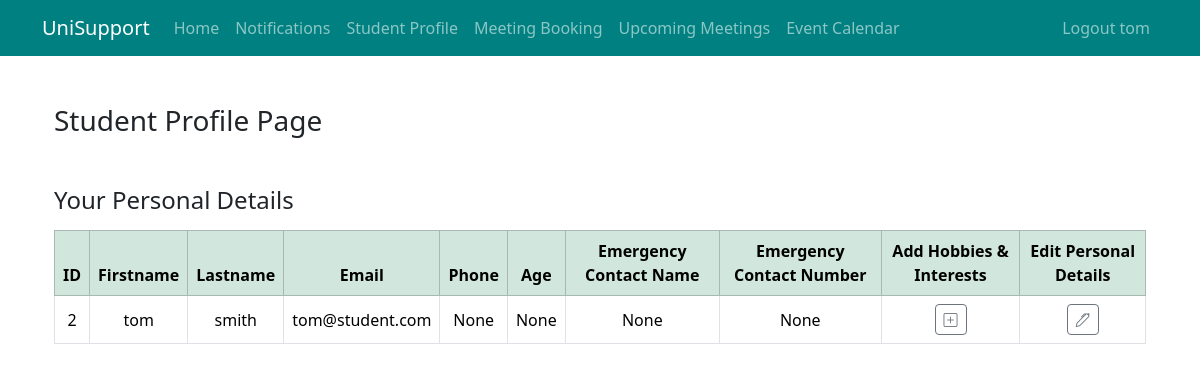
Page /student_profile/2 (signed in) on the earlier database version.
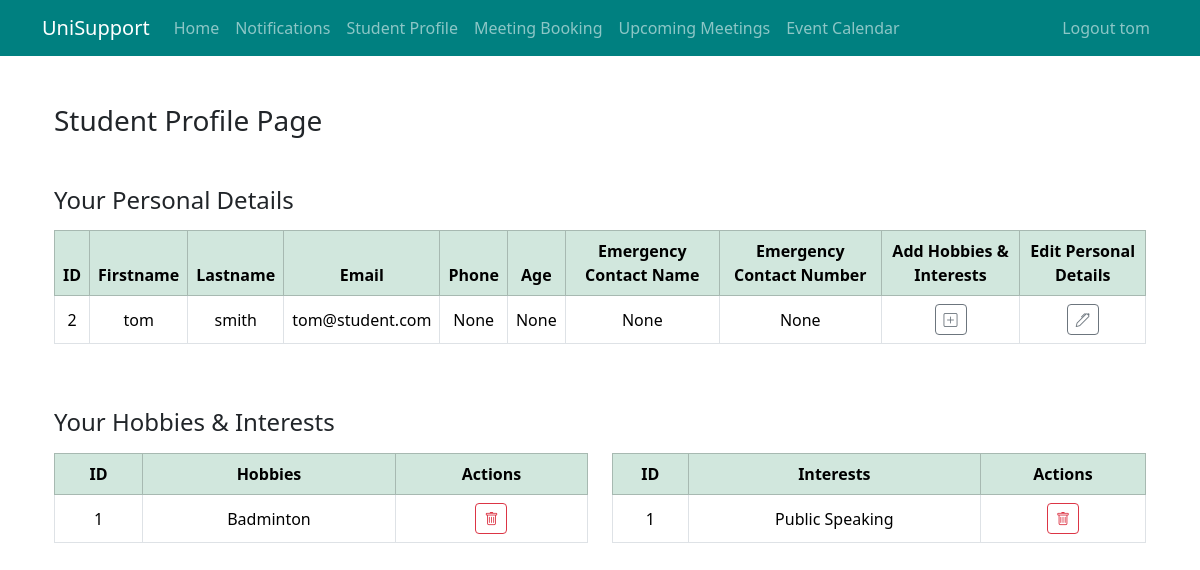
Same page on the later database version.
### app/models.py (models this page shows, shortened)
@dataclass
class User(UserMixin, db.Model):
    __tablename__ = 'users'
    id: so.Mapped[int] = so.mapped_column(primary_key=True)
    first_name: so.Mapped[str] = so.mapped_column(sa.String(64), index=True, unique=True)
    last_name: so.Mapped[str] = so.mapped_column(sa.String(64), index=True)
    email: so.Mapped[str] = so.mapped_column(sa.String(120), index=True, unique=True)
    password_hash: so.Mapped[Optional[str]] = so.mapped_column(sa.String(256))
    role: so.Mapped[str] = so.mapped_column(sa.String(10), default="Normal")
    phone: so.Mapped[Optional[str]] = so.mapped_column(sa.String(120), unique=True)
    age: so.Mapped[Optional[int]] = so.mapped_column()
    emergency_name: so.Mapped[Optional[str]] = so.mapped_column(sa.String(64))
    emergency_phone: so.Mapped[Optional[str]] = so.mapped_column(sa.String(120), unique=True)
    points: so.Mapped[int] = so.mapped_column(default=0)
    last_login_date: so.Mapped[datetime.datetime] = so.mapped_column(default=None, nullable=True)
    hobbies: so.Mapped[list['Hobbies']] = relationship(back_populates='user', cascade='all, delete-orphan')
    interests: so.Mapped[list['Interests']] = relationship(back_populates='user', cascade='all, delete-orphan')
    user_meeting: so.Mapped[list['Meeting']] = relationship(back_populates='user', foreign_keys='Meeting.user_id', cascade="all, delete-orphan")
    staff_meeting: so.Mapped[list['Meeting']] = relationship(back_populates='staff', foreign_keys='Meeting.staff_id', cascade="all, delete-orphan")
    notification: so.Mapped[list['Notification']] = relationship(back_populates='user', cascade="all,delete-orphan")

class Hobbies(db.Model):
    __tablename__ = 'hobbies'
    id: so.Mapped[int] = so.mapped_column(primary_key=True)
    hobbies: so.Mapped[str] = so.mapped_column(sa.String(120))
    user_id: so.Mapped[int] = mapped_column(ForeignKey('users.id'), index=True)
    user: so.Mapped['User'] = relationship(back_populates='hobbies')

class Interests(db.Model):
    __tablename__ = 'interests'
    id: so.Mapped[int] = so.mapped_column(primary_key=True)
    interests: so.Mapped[str] = so.mapped_column(sa.String(120))
    user_id: so.Mapped[int] = mapped_column(ForeignKey('users.id'), index=True)
    user: so.Mapped['User'] = relationship(back_populates='interests')

### app/views.py (the view, shortened to what this page needs)
@app.route('/student_profile/<int:studentID>', methods=['GET', 'POST'])
@login_required
def student_profile(studentID):
    form = AddHobbiesAndInterestsForm()
    choose_form = ChooseForm()
    edit_form = EditPersonalDetailsForm()
    q = db.select(User).where(User.id == studentID)
    student = db.session.scalars(q)
    q_hobby = db.select(Hobbies).where(Hobbies.user_id == studentID)
    student_hobby = db.session.scalars(q_hobby)
    hobbies_list = []
    for hobby in student_hobby:
        each_hobby = []
        each_hobby.append(hobby.id)
        each_hobby.append(hobby.hobbies)
        hobbies_list.append(each_hobby)
    q_interest = db.select(Interests).where(Interests.user_id == studentID)
    student_interest = db.session.scalars(q_interest)
    interests_list = []
    for interest in student_interest:
        each_interest = []
        each_interest.append(interest.id)
        each_interest.append(interest.interests)
        interests_list.append(each_interest)
    return render_template('student_profile.html', title='Student Profile', form=form, student=student,
                           choose_form=choose_form, edit_form=edit_form, student_id=str(studentID), hobbies_list=hobbies_list,
                           interests_list=interests_list)

### app/models.py (called while the page is built)
@login.user_loader
def load_user(id):
    return db.session.get(User, int(id))

### app/templates/student_profile.html (shortened to what this page needs)
{% extends "base.html" %}
{% import "bootstrap_wtf.html" as wtf %}
{% block content %}
<div class="container mt-5">
    <div class="mb-5">
        <h3 class="text-dark">Student Profile Page</h3>
    </div>
    <h4 class="mb-3">Your Personal Details</h4>
    <div class="table-responsive mb-5">
        <table class="table table-bordered text-center align-middle">
            <thead class="table-success">
                <tr>
                    <th>ID</th>
                    <th>Firstname</th>
                    <th>Lastname</th>
                    <th>Email</th>
                    <th>Phone</th>
                    <th>Age</th>
                    <th>Emergency Contact Name</th>
                    <th>Emergency Contact Number</th>
                    <th>Add Hobbies & Interests</th>
                    <th>Edit Personal Details</th>
                </tr>
            </thead>
            <tbody>
                {% for item in student %}
                <tr>
                    <td>{{ item.id }}</td>
                    <td>{{ item.first_name }}</td>
                    <td>{{ item.last_name }}</td>
                    <td>{{ item.email }}</td>
                    <td>{{ item.phone }}</td>
                    <td>{{ item.age }}</td>
                    <td>{{ item.emergency_name }}</td>
                    <td>{{ item.emergency_phone }}</td>
                    <td>
                        <form action="{{ url_for('student_profile', studentID=current_user.id) }}" method="post" class="d-inline">
                            <button class="btn btn-outline-secondary btn-sm" type="submit">
                                <i class="bi bi-plus-square"></i>
                            </button>
                        </form>
                    </td>
                    <td>
                        <form action="{{ url_for('edit_profile') }}" method="post" class="d-inline">
                            <button class="btn btn-outline-secondary btn-sm" type="submit">
                                <i class="bi bi-pen"></i>
                            </button>
                        </form>
                    </td>
                </tr>
                {% endfor %}
            </tbody>
        </table>
    </div>
    {% if hobbies_list and interests_list %}
        <h4 class="mb-3">Your Hobbies & Interests</h4>
    {% elif hobbies_list %}
        <h4 class="mb-3">Your Hobbies</h4>
    {% elif interests_list %}
        <h4 class="mb-3">Your Interests</h4>
    {% endif %}
    {% if hobbies_list or interests_list %}
    <div class="row mb-5">
        {% if hobbies_list %}
        <div class="col-lg-6">
            <div class="table-responsive">
                <table class="table table-bordered text-center align-middle">
                    <thead class="table-success">
                        <tr>
                            <th>ID</th>
                            <th>Hobbies</th>
                            <th>Actions</th>
                        </tr>
                    </thead>
                    <tbody>
                        {% for hobby in hobbies_list %}
                        <tr>
                            <td>{{ hobby[0] }}</td>
                            <td>{{ hobby[1] }}</td>
                            <td>
                                <form action="{{ url_for('student_profile', studentID=current_user.id) }}" method="post" class="d-inline">
                                    <button class="btn btn-outline-danger btn-sm" type="submit">
                                        <i class="bi bi-trash"></i>
                                    </button>
                                </form>
                            </td>
                        </tr>
                        {% endfor %}
                    </tbody>
                </table>
            </div>
        </div>
        {% endif %}
        {% if interests_list %}
        <div class="col-lg-6">
            <div class="table-responsive">
                <table class="table table-bordered text-center align-middle">
                    <thead class="table-success">
                        <tr>
                            <th>ID</th>
                            <th>Interests</th>
                            <th>Actions</th>
                        </tr>
                    </thead>
                    <tbody>
                        {% for interest in interests_list %}
                        <tr>
                            <td>{{ interest[0] }}</td>
                            <td>{{ interest[1] }}</td>
                            <td>
                                <form action="{{ url_for('student_profile', studentID=current_user.id) }}" method="post" class="d-inline">
                                    <button class="btn btn-outline-danger btn-sm" type="submit">
                                        <i class="bi bi-trash"></i>
                                    </button>
                                </form>
                            </td>
                        </tr>
                        {% endfor %}
                    </tbody>
                </table>
            </div>
        </div>
        {% endif %}
    </div>
    {% endif %}
</div>
{% endblock %}

### app/templates/base.html (shortened to what this page needs)
<!doctype html>
<html lang="en">
<head>
    <link
            href="https://cdn.jsdelivr.net/npm/bootstrap@5.3.3/dist/css/bootstrap.min.css"
            rel="stylesheet"
>
    <link rel="stylesheet" href="https://cdn.jsdelivr.net/npm/bootstrap-icons@1.11.3/font/bootstrap-icons.min.css">
</head>
<body>
<nav class="navbar navbar-expand-sm" style="background-color: teal;" data-bs-theme="dark">
    <div class="container">
        <a class="navbar-brand" href="{{ url_for('home') }}">UniSupport</a>
        <div class="collapse navbar-collapse" id="navbarSupportedContent">
            <ul class="navbar-nav me-auto mb-2 mb-lg-0">
                <li class="nav-item">
                    <a class="nav-link" aria-current="page" href="{{ url_for('home') }}">Home</a>
                </li>
                <li class="nav-item">
                    <a class="nav-link" aria-current="page" href="{{ url_for('notifications') }}">Notifications</a>
                </li>
                {% if not current_user.is_anonymous and current_user.role=='Student' %}
                <li class="nav-item">
                    <a class="nav-link" aria-current="page" href="{{ url_for('student_profile', studentID=current_user.id) }}">Student Profile</a>
                </li>
                <li class="nav-item">
                    <a class="nav-link" aria-current="page" href="{{ url_for('book_meeting') }}">Meeting Booking</a>
                </li>
                <li class="nav-item">
                    <a class="nav-link" aria-current="page" href="{{ url_for('upcoming_meetings') }}">Upcoming Meetings</a>
                </li>
                {% endif %}
                {% if not current_user.is_anonymous and current_user.role=='Student' %}
                <li class="nav-item">
                    <a class="nav-link" aria-current="page" href="{{ url_for('events') }}">Event Calendar</a>
                </li> {% endif %}
            </ul>
            <ul class="navbar-nav mb-2 mb-lg-0">
                {% if current_user.is_anonymous %}
                <li class="nav-item">
                    <a class="nav-link" aria-current="page" href="{{ url_for('login') }}">Login</a>
                </li>
                <li class="nav-item">
                    <a class="nav-link" aria-current="page" href="{{ url_for('register') }}">Register</a>
                </li>
                {% else %}
                <li class="nav-item">
                    <a class="nav-link" aria-current="page" href="{{ url_for('logout') }}">Logout {{ current_user.first_name }}</a>
                </li>
                {% endif %}
            </ul>
        </div>
    </div>
</nav>
<div class="container">
    {% block content %}{% endblock content %}
</div>
</body>
</html>

Differences in the rows shown:
added Hobbies: id "1", hobbies "Badminton"
added Interests: id "1", interests "Public Speaking"
Other differences:
text now shown: "Your Hobbies & Interests ID Hobbies Actions ID Interests Actions"
